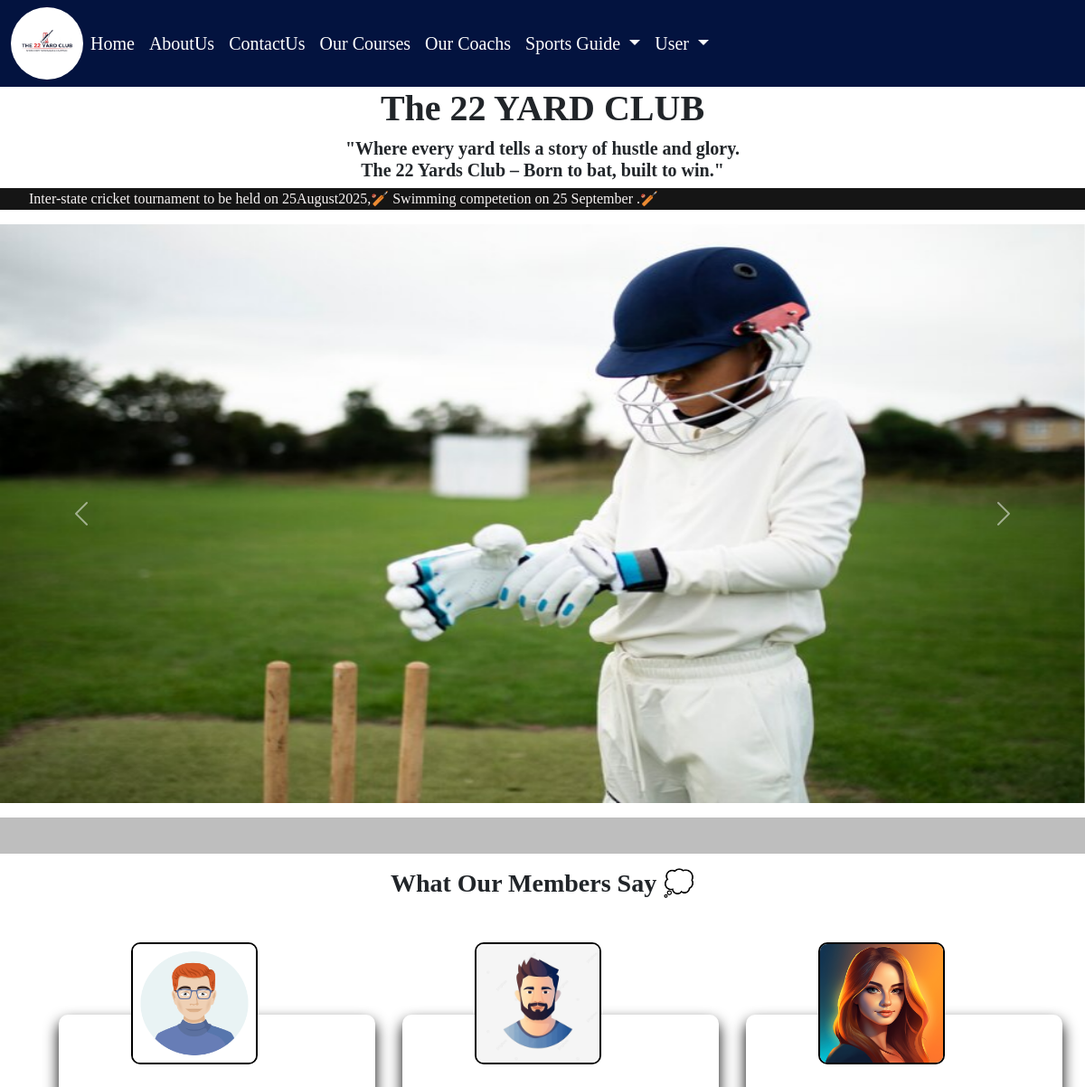
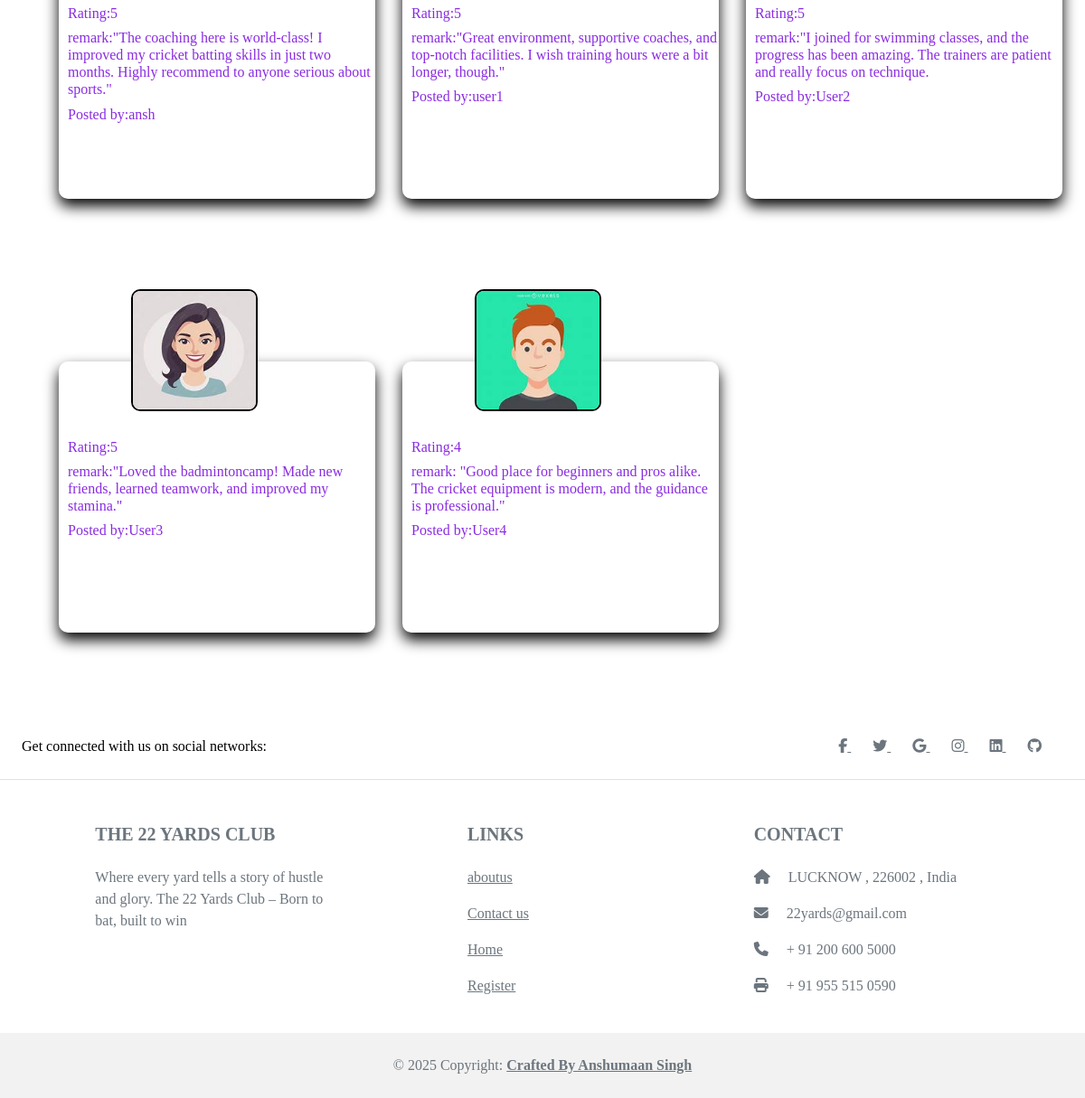
The page / on the database its author committed (2 pictures, top to bottom).
### sports_app/models.py (models this page shows)
class Notice(models.Model):
    notice_content=models.CharField(max_length=255)
    date=models.DateField(default=timezone.now)

class User(models.Model):
    name=models.CharField(max_length=40,null=False)
    email=models.EmailField(max_length=40,null=False,primary_key=True)
    password=models.CharField(max_length=40,null=False)
    phone=models.CharField(max_length=50,null=False)
    profile_pic=models.FileField( upload_to ="user_pic/",default="")
    date=models.DateField(default=timezone.now)

class FeedBack(models.Model):
    name=models.CharField(max_length=40,null=False)
    email=models.EmailField(max_length=40,null=False,primary_key=True)
    rating=models.CharField(max_length=5,null=False)
    remarks=models.TextField(default='')
    date=models.DateField(default=timezone.now)

### sports_app/views.py (the view)
# urls.py: path("",views.home,name="home"),
def home(request):
     notice_list= Notice.objects.all()
     feedback = FeedBack.objects.all()
     data=[]
     for f in feedback:
         data.append(
             {
                  'rating':f.rating,
                  "remarks":f.remarks,
                  'name':f.name,
                  "profile_pic":User.objects.filter(email=f.email)[0].profile_pic
             }
         )
     feedback_dict={
        "feedback_key":data,
        "notice_key":notice_list
    }
     return render(request,'sports_app/html/index.html',feedback_dict)

### sports_app/templates/sports_app/html/index.html (shortened to what this page needs)
<!DOCTYPE html>
{% load static %}
<html lang="en">
<head>
    {% include 'sports_app/common/common_css.html' %}
</head>
<body>
    <div class="main-div">
         {% include 'sports_app/common/header.html' %}
<div style="text-align: center;">
    <h1 style="font-weight:bolder ;"> The 22 YARD  CLUB </h1>
  <h5 style="font-weight:bolder ;">"Where every yard tells a story of hustle and glory.<br>
        The 22 Yards Club – Born to bat, built to win."</h5>
</div>
        <div style="width:100%;background-color:rgb(21, 21, 21);">
        <marquee behavior="alternate">
        <ul style="list-style-type: none;">
            {% for n in notice_key%}
            <li style="display: inline;color:rgb(248, 244, 244)">{{n.notice_content}}🏏</li>
            {%endfor%}
        </ul>
        </marquee>
         </div>
       <div id="carouselExample" class="carousel slide" data-bs-ride="carousel">
  <div class="carousel-inner">
    <div class="carousel-item active">
      <img src="{% static 'sports_app/images/cricketimage07.jpg' %}" class="d-block w-100" alt="...">
    </div>
  </div>
  <button class="carousel-control-prev" type="button" data-bs-target="#carouselExample" data-bs-slide="prev">
    <span class="carousel-control-prev-icon" aria-hidden="true"></span>
  </button>
  <button class="carousel-control-next" type="button" data-bs-target="#carouselExample" data-bs-slide="next">
    <span class="carousel-control-next-icon" aria-hidden="true"></span>
  </button>
</div>
<hr style="border: 20px solid black;">
        <div class="fluid-container d-flex justify-content-center">
            <h3 style="font-weight: bold; "> What Our Members Say 💭 </h3>
        </div>
        <div class="feedback-div">
        {% for f in feedback_key %}
        <div class="feedback-card">
            <img src="/media/{{f.profile_pic}}" alt="">
            <h6>Rating:{{f.rating}}</h6>
            <h6>remark:{{f.remarks}}</h6>
            <h6>Posted by:{{f.name}}</h6>
        </div>
        {%endfor%}
        </div>
    </div>
    {% include 'sports_app/common/footer.html' %}
</body>
</html>

### sports_app/templates/sports_app/common/common_css.html (shortened to what this page needs)
{% load static %}
<link href="https://cdn.jsdelivr.net/npm/bootstrap@5.0.2/dist/css/bootstrap.min.css" rel="stylesheet"
>
<link rel="stylesheet" href="https://cdnjs.cloudflare.com/ajax/libs/font-awesome/6.7.2/css/all.min.css"
 />
<link rel="stylesheet" href="{% static 'sports_app/css/style.css' %}">

### sports_app/templates/sports_app/common/header.html (shortened to what this page needs)
{% load static %}
<nav class="navbar navbar-expand-lg navbar-light" style="background-color:#03133f">
    <div class="container-fluid">
        <img src="{% static 'sports_app/images/logo.png' %}" alt="" style="height:80px;width:80px;border-radius:50%">
        <div class="collapse navbar-collapse" id="navbarSupportedContent">
            <ul class="navbar-nav me-auto mb-2 mb-lg-0">
                <li class="nav-item">
                    <a class="nav-link active" aria-current="page" href="/">Home</a>
                </li>
                <li class="nav-item">
                    <a class="nav-link" href="/aboutus/">AboutUs</a>
                </li>
                <li class="nav-item">
                    <a class="nav-link" href="/contactus/">ContactUs</a>
                </li>
                   <li class="nav-item">
                    <a class="nav-link" href="/view_courses/">Our Courses</a>
                </li>
                 <li class="nav-item">
                    <a class="nav-link" href="/view_coach/">Our Coachs</a>
                </li>
                <li class="nav-item dropdown">
                    <a class="nav-link dropdown-toggle" href="#" id="navbarDropdown" role="button"
                        data-bs-toggle="dropdown" aria-expanded="false">
                        Sports Guide
                    </a>
                <li class="nav-item dropdown">
                    <a class="nav-link dropdown-toggle" href="#" id="navbarDropdown" role="button"
                        data-bs-toggle="dropdown" aria-expanded="false">
                        User
                    </a>
        </div>
  </div>
</nav>

### sports_app/templates/sports_app/common/footer.html (shortened to what this page needs)
<footer class="text-center text-lg-start bg-body-tertiary text-muted">
  <section class="d-flex justify-content-center justify-content-lg-between p-4 border-bottom">
    <div class="me-5 d-none d-lg-block">
      <span style=" color: black;">Get connected with us on social networks:</span>
    </div>
    <div>
      <a href="" class="me-4 text-reset">
        <i class="fab fa-facebook-f"></i>
      </a>
      <a href="" class="me-4 text-reset">
        <i class="fab fa-twitter"></i>
      </a>
      <a href="" class="me-4 text-reset">
        <i class="fab fa-google"></i>
      </a>
      <a href="" class="me-4 text-reset">
        <i class="fab fa-instagram"></i>
      </a>
      <a href="" class="me-4 text-reset">
        <i class="fab fa-linkedin"></i>
      </a>
      <a href="" class="me-4 text-reset">
        <i class="fab fa-github"></i>
      </a>
    </div>
  </section>
  <section class="">
    <div class="container text-center text-md-start mt-5">
      <div class="row mt-3">
        <div class="col-md-3 col-lg-4 col-xl-3 mx-auto mb-4">
          <h5 class="text-uppercase fw-bold mb-4">
            The 22 Yards Club
          </h5>
          <p>
            Where every yard tells a story of hustle and glory.
                 The 22 Yards Club – Born to bat, built to win
          </p>
        </div>
        <div class="col-md-3 col-lg-2 col-xl-2 mx-auto mb-4">
          <h5 class="text-uppercase fw-bold mb-4">
             links
          </h5>
          <p>
            <a href="{% url 'aboutus' %}" class="text-reset">aboutus</a>
          </p>
          <p>
            <a href="{% url 'contactus' %}" class="text-reset">Contact us</a>
          </p>
          <p>
            <a href="{% url 'home' %}" class="text-reset">Home</a>
          </p>
           <p>
            <a href="{% url 'Registration' %}" class="text-reset">Register</a>
          </p>
        </div>
        <div class="col-md-4 col-lg-3 col-xl-3 mx-auto mb-md-0 mb-4">
          <h5 class="text-uppercase fw-bold mb-4">Contact</h5>
          <p><i class="fas fa-home me-3"></i> LUCKNOW , 226002 , India</p>
          <p>
            <i class="fas fa-envelope me-3"></i>
            22yards@gmail.com
          </p>
          <p><i class="fas fa-phone me-3"></i> + 91 200 600 5000</p>
          <p><i class="fas fa-print me-3"></i> + 91 955 515 0590</p>
        </div>
      </div>
    </div>
  </section>
  <div class="text-center p-4" style="background-color: rgba(0, 0, 0, 0.05);">
    © 2025 Copyright:
    <a class="text-reset fw-bold" href="https://mdbootstrap.com/">Crafted By Anshumaan Singh</a>
  </div>
</footer>

### sports_app/static/sports_app/css/style.css (style rules this page uses)
body,html { min-height:100vh; display:flex; flex-direction:column; background-color:rgb(255, 255, 255)!important; }
.main-div { flex:1; }
* { font-family:cursive; box-sizing:border-box; }

### sports_app/templates/sports_app/html/index.html (style rules this page uses)
.w-100 { height: 80vh; }
.feedback-div { display: flex; margin-left: 50px; flex-wrap: wrap; margin-top: 30px; }
.feedback-card { width: 350px; height: 300px; margin: 15px; border-radius: 10px; transition: transform 0.5s; box-shadow: 0 8px 16px rgb(0, 0, 0.8); margin-bottom: 90px; margin-top: 90px; }
.feedback-card img { width: 40%; height: 45%; margin-top: -80px; margin-left: 80px; margin-bottom: 30px; border-radius: 10px; border: 2px solid black; display: inline; margin-right: 10px; }
h6 { color: blueviolet; font-family: Verdana; margin-left: 10px; }

### sports_app/templates/sports_app/common/header.html (style rules this page uses)
.nav-link { color: white !important; font-size: 20px; font-family: Georgia, 'Times New Roman', Times, serif; }

### rows shown on the page
Notice: notice_content "Inter-state cricket tournament to be held on 25August2025,"
Notice: notice_content "Swimming competetion on 25 September ."
User: profile_pic (picture)
FeedBack: remarks "\"The coaching here is world-class! I improved my cricket batting skills in just two months. Highly recommend to anyone serious about sports.\"", name "ansh"
User: profile_pic (picture)
FeedBack: remarks "\"Great environment, supportive coaches, and top-notch facilities. I wish training hours were a bit longer, though.\"", name "user1"
User: profile_pic (picture)
FeedBack: remarks "\"I joined for swimming classes, and the progress has been amazing. The trainers are patient and really focus on technique.", name "User2"
User: profile_pic (picture)
FeedBack: remarks "\"Loved the badmintoncamp! Made new friends, learned teamwork, and improved my stamina.\"", name "User3"
User: profile_pic (picture)
FeedBack: remarks "\"Good place for beginners and pros alike. The cricket equipment is modern, and the guidance is professional.\"", name "User4"

### other values the page prints
{{ f.rating }} "5" "5" "5" "5" "4"
